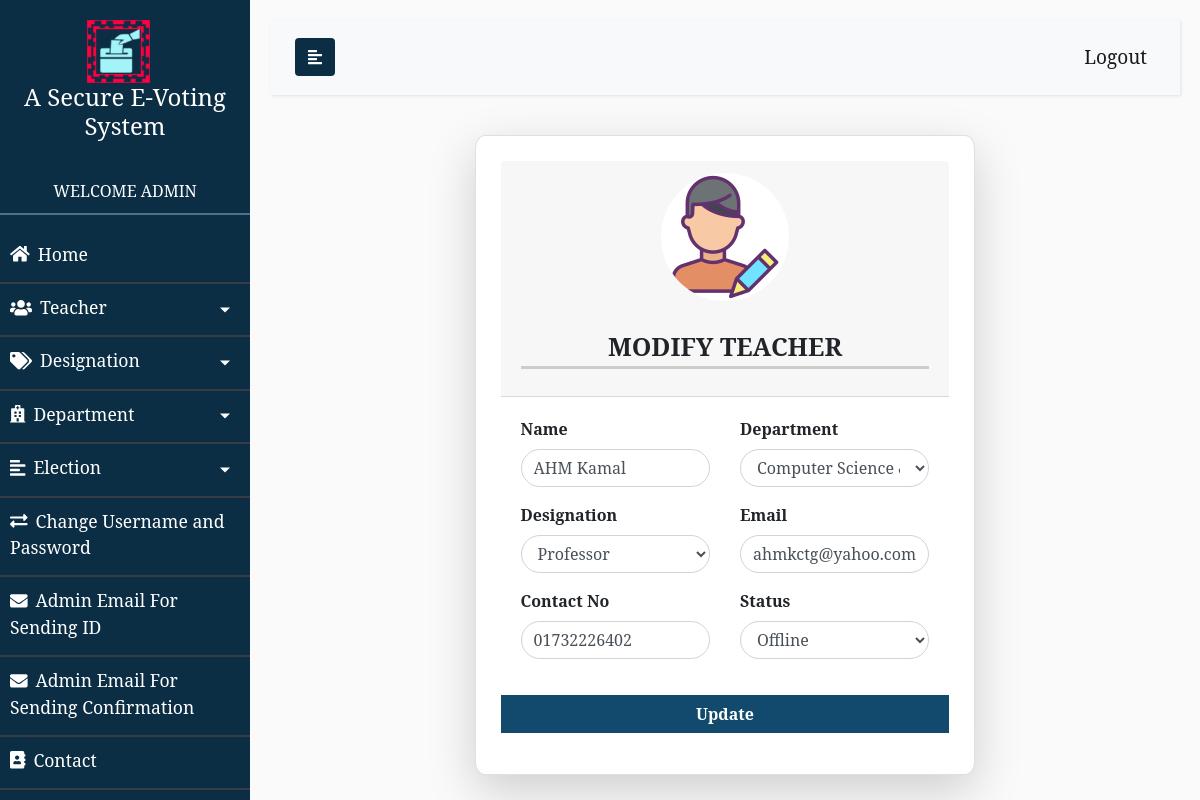
The page /admin/modify_teacher.php?id=1&page=1 (signed in) on the database its author committed.
### tables this page shows
CREATE TABLE `teacher_information` (
  `id` int(50) NOT NULL,
  `name` varchar(100) NOT NULL,
  `designation` varchar(100) NOT NULL,
  `department` varchar(100) NOT NULL,
  `email` varchar(100) NOT NULL,
  `contact_no` varchar(11) NOT NULL,
  `status` int(2) NOT NULL
);

CREATE TABLE `department` (
  `id` int(50) NOT NULL,
  `department_name` varchar(200) NOT NULL
);

### admin/modify_teacher.php (the view, shortened to what this page needs)
<?php
    include('lib/header.php');
    include("database_connection.php");
?>
<?php
    if(isset($_GET['id']))
    {
        $teacher_id_validation_qry = "select * from `teacher_information` where `id` = '$_GET[id]'";
        $teacher_id_validation_qry_res =  mysqli_query($conn, $teacher_id_validation_qry);
        $teacher_id_validation_qry_res_row = mysqli_fetch_assoc($teacher_id_validation_qry_res);
            ?>
            <?php
    }
?>
    <div class = "container animated fadeIn">
        <div class = "row justify-content-center">
            <div class = "col-lg-7 col-md-8 col-12">
                <div class = "card shadow-lg add_form">
                    <div class = "card-header add_form_image">
                        <img src="images/man.png" alt="">
                        <h4 class = "text-uppercase"><b>Modify Teacher</b></h4>
                    </div>
                    <form action="" method = "POST">
                        <div class="card-body">
                            <div class="row">
                                <div class="col-lg-6 col-sm-6">
                                    <div class = "form-group">
                                        <label for=""><b>Name</b></label>
                                        <input class = "form-control"type="text" placeholder="Enter Teacher Name" name = "name"
                                        value = "<?php
                                                    if(isset($_POST['name']))
                                                    {
                                                        echo $_POST['name'];
                                                    }
                                                    else
                                                    {
                                                        echo $teacher_id_validation_qry_res_row['name'];
                                                    }
                                                ?>"
                                        required>
                                    </div>
                                </div>
                                <div class = "col-lg-6 col-sm-6">
                                    <div class = "form-group">
                                        <label for=""><b>Department</b></label>
                                        <select name="department" id="department" class = "form-control" required>
                                        <?php
                                            $qry1 = "select * from `department`";
                                            $res1 = mysqli_query($conn, $qry1);
                                            while($row1 = mysqli_fetch_assoc($res1))
                                            {
                                                ?>
                                                    <option value = "<?php echo $row1['id'] ?>"
                                                        <?php
                                                        if($row1['id'] == $teacher_id_validation_qry_res_row['department'])
                                                        {
                                                            echo "selected";
                                                        }
                                                        ?>><?php echo $row1['department_name'];?></option>
                                                <?php
                                            }
                                        ?>
                                        </select>
                                    </div>
                                </div>
                            </div>
                            <div class = "row">
                                <div class = "col-lg-6 col-sm-6">
                                    <div class = "form-group">
                                        <label for=""><b>Designation</b></label>
                                        <select class = "form-control"name="designation" id="designation"
                                        required>
                                            <option <?php if(isset($_POST['designation']) && $_POST['designation']=="Professor") echo "selected";
                                            else if ($teacher_id_validation_qry_res_row['designation']=="Professor"){
                                                echo "selected";
                                            } ?>>Professor</option>
                                        </select>
                                    </div>
                                </div>
                                <div class = "col-lg-6 col-sm-6">
                                    <div class = "form-group">
                                        <label for=""><b>Email</b></label>
                                        <input class = "form-control" type="text" placeholder="Enter Email" name = "email"
                                        value = "<?php
                                                    if(isset($_POST['email']))
                                                    {
                                                        echo $_POST['email'];
                                                    }
                                                    else
                                                    {
                                                        echo $teacher_id_validation_qry_res_row['email'];
                                                    }
                                                ?>"
                                        required>
                                    </div>
                                </div>
                            </div>
                            <div class = "row">
                                <div class = "col-lg-6 col-sm-6">
                                    <div class = "form-group">
                                        <label for=""><b>Contact No</b></label>
                                        <input class = "form-control" type="number" placeholder="Enter Contact No" name = "contact_no"
                                        value = "<?php
                                                    if(isset($_POST['contact_no']))
                                                    {
                                                        echo $_POST['contact_no'];
                                                    }
                                                    else
                                                    {
                                                        echo $teacher_id_validation_qry_res_row['contact_no'];
                                                    }
                                                ?>"
                                        required>
                                    </div>
                                </div>
                                <div class = "col-lg-6 col-sm-6">
                                    <div class = "form-group">
                                        <label for=""><b>Status</b></label>
                                        <select name="status" id="" class = "form-control" required>
                                            <option <?php if(isset($_POST['status']) && $_POST['status']=="0") echo "selected";
                                            else if ($teacher_id_validation_qry_res_row['status']=="0"){
                                                echo "selected";
                                            } ?> value = "0">Offline</option>
                                        </select>
                                    </div>
                                </div>
                            </div>
                        </div>
                        <div class = "form-group">
                            <input class = "form-control btn btn-success" type="submit" value = "Update" name = "submit">
                        </div>
                    </form>
                </div>
            </div>
        </div>
    </div>
<?php
    include('lib/footer.php');
?>

### admin/css/admin.css (style rules this page uses)
body { font-family: 'sans-serrif'; }
.form-control { border-radius: 50px; }
.add_form_image { text-align: center; }
.add_form_image img { background-color: white; border-radius: 50%; margin-bottom: 15px; }
.add_form { padding: 25px; border-radius: 2%; }
.add_form_image h4 { border-bottom: 3px solid #cccccc; font-size: 25px; margin-top: 15px; margin-bottom: 15px; padding-bottom: 5px; }
.btn-success { transition: background-color 500ms ease, color 500ms ease; }
.btn-success { background-color:#124a6e; border: 1px solid #124a6e; border-radius: 0; font-weight:bold; }

### admin/css/sidebar.css (style rules this page uses)
body { font-family: 'serif'; background: #fafafa; }

### rows shown on the page
teacher_information: name "AHM Kamal", department "Computer Science & Engineering", designation "Professor", email "ahmkctg@yahoo.com", contact_no "01732226402", status "Offline"
